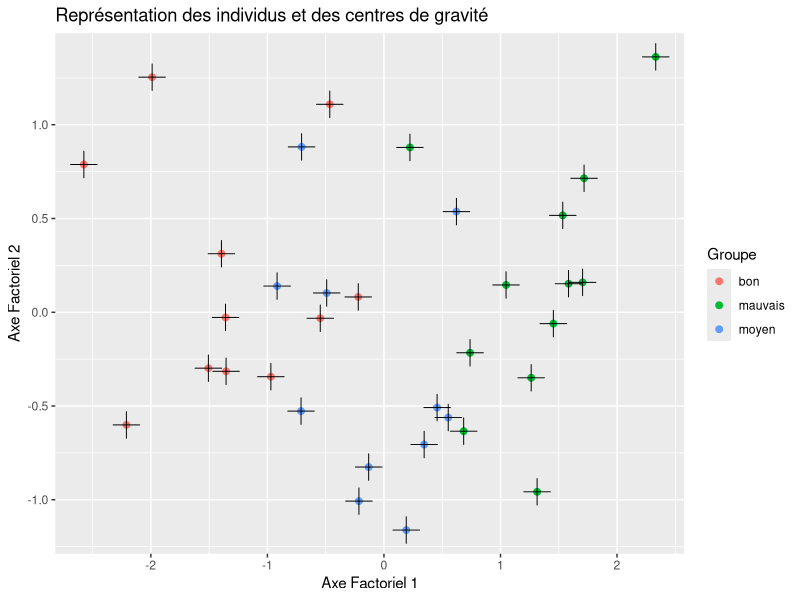

This figure's R source: (Note: this script raises an error after producing the figure.)
## ---- chunk 1
knitr::opts_chunk$set(echo = TRUE)
## ---- chunk 2
# Chargement des packages
library(ggplot2)
library(dplyr)
library(caret)
library(kableExtra)
dataset <- read.table('VIN_QUALITE.txt', header = T)

dataset %>%
  kbl(digits = 2) %>%
  kable_styling(
    bootstrap_options = "striped",
    full_width = FALSE
  ) %>%
  scroll_box(height = "250px")
## ---- chunk 3
MANOVA <- function(data, group_var) {
  
  X <- data %>% dplyr::select(where(is.numeric))
  Y <- as.factor(data[[group_var]])
  
  N <- nrow(X)
  P <- ncol(X)
  K <- length(levels(Y))
  
  XK <- split(X, Y)
  NK <- sapply(XK, nrow)
  GK <- lapply(XK, colMeans)
  G  <- colMeans(X)
  
  Xc <- scale(X, center = TRUE, scale = FALSE)
  SS_tot <- t(Xc) %*% Xc
  
  SS_Intra <- Reduce("+", lapply(XK, function(Xi) {
    Xi_c <- scale(Xi, center = TRUE, scale = FALSE)
    t(Xi_c) %*% Xi_c
  }))
  
  SS_Inter <- SS_tot - SS_Intra
  
  Lambda <- det(SS_Intra) / det(SS_tot)
  
  m <- N - 1 - (P + K) / 2
  V_corrigee <- -m * log(Lambda)
  df <- P * (K - 1)
  p_value <- 1 - pchisq(V_corrigee, df)
  
  list(
    SS_tot = SS_tot,
    SS_Intra = SS_Intra,
    SS_Inter = SS_Inter,
    GK = GK,
    G = G,
    NK = NK,
    P = P,
    N = N,
    K = K,
    Lambda = Lambda,
    V_corrigee = V_corrigee,
    df = df,
    p_value = p_value
  )
}
## ---- chunk 4
AFD <- function(X, Y, SS_Intra, SS_Tot, SS_Inter, nb_axes = 2) {
  
  eig <- eigen(solve(SS_Intra) %*% SS_Inter)
  valeurs_propres <- eig$values
  vecteurs_propres <- eig$vectors
  
  vecteurs_propres_norm <- apply(vecteurs_propres, 2, function(v) v / sqrt(sum(v^2)))
  
  axes_factoriels <- vecteurs_propres_norm[, 1:nb_axes]
  
  Scores <- as.data.frame(as.matrix(X) %*% axes_factoriels)
  colnames(Scores) <- paste0("AF", 1:nb_axes)
  Scores$Groupe <- Y
  
  list(
    Valeurs_propres = valeurs_propres[1:nb_axes],
    Vecteurs_propres = axes_factoriels,
    Scores = Scores
  )
}   
## ---- chunk 5

## ---- chunk 6

## ---- chunk 7
# Préparer les données
X <- dataset %>% dplyr::select(where(is.numeric))
Y <- as.factor(dataset$Qualite)

# Standardiser les variables et convertir en data.frame
X_scaled <- as.data.frame(scale(X, center = TRUE, scale = TRUE))

# Ajouter la variable de groupe
data_scaled <- cbind(X_scaled, Qualite = Y)

# Calculer MANOVA
manova_res <- MANOVA(data_scaled, "Qualite")
SS_intra <- manova_res$SS_Intra
SS_tot   <- manova_res$SS_tot
SS_inter <- manova_res$SS_Inter

# AFD sur les données standardisées
res_afd <- AFD(X_scaled, Y, SS_tot, SS_intra, SS_inter, nb_axes = 2)
res_afd$Scores %>%
  kbl(digits = 3) %>%
  kable_styling(
    bootstrap_options = "striped",
    full_width = FALSE,
    position = "center",
    latex_options = 'striped'
  ) %>%
  scroll_box(height = "350px")

## ---- chunk 8
ggplot(res_afd$Scores, aes(x = AF1, y = AF2, color = Groupe)) +
  geom_point(size = 2) +
  stat_summary(fun = mean, geom = "point", shape = 3, size = 6, color = "black") +
  labs(title = "Représentation des individus et des centres de gravité",
       x = "Axe Factoriel 1",
       y = "Axe Factoriel 2") 
  theme_minimal()
## ---- chunk 9
Scores <- res_afd$Scores
Y1 <- as.factor(Scores$Groupe)
G_fac <- Scores %>%
          group_by(Groupe) %>%
          summarise(AF1 = mean(AF1), AF2 = mean(AF2))

Sc <- as.matrix(Scores[,1:2])

distances <- sapply(c(1:nlevels(Y1)), function(i)
                 {  
                    # on sélectionne le centre de gravité
                    Gt <- as.matrix(G_fac[i,2:3])
                    # on crée une matrice  pour calculer la différence matricielle entre les observations et le centre de gravité
                    Gt <- matrix(Gt, nrow = nrow(Scores), ncol = 2,  byrow = T)
                    # on calcule les distances
                    apply((Sc - Gt)^2 ,1,function(x) {return( sqrt(sum(x)))})
})

distances <- data.frame(distances) ; names(distances) <- levels(Y1)

distances %>% kbl(digits=3) %>%
        kable_styling(bootstrap_options = "striped", full_width = F, position = "center", latex_options = 'stripped') %>%  scroll_box( height = "250px")
## ---- chunk 10
knitr::include_graphics('Distance.jpg')
## ---- chunk 11
classification <- data.frame(Observations = Y1,
                             AFD_Classif = apply(distances, 1, function(x) {return( colnames(distances)[which.min(x)] ) } )
) 
classification %>% kbl(digits=3) %>%
        kable_styling(bootstrap_options = "striped", full_width = F, position = "center", latex_options = 'stripped') %>%  scroll_box( height = "250px")

  # à compléter
## ---- chunk 12
confusion <- confusionMatrix(as.factor(classification$AFD_Classif),
                             as.factor(classification$Observations)
                             )
confusion$table %>% kbl(digits=3) %>%
        kable_styling(bootstrap_options = "striped", full_width = F, position = "center", latex_options = 'stripped') %>%  scroll_box( height = "250px")
# à compléter
## ---- chunk 13
AFD_Classif <- function(Scores, Y1)
{ 
  #-> centre de gravité
  G_fac  <- aggregate(Scores[,-3], by = list(Scores$Class ), mean)
  
  #-> on ôte la première colonne 
  Sc <- as.matrix(Scores[,1:2])
  
  #-> calcule des distances
  distances <- sapply(c(1:nlevels(Y1)), function(i)
                 {  
                    # on sélectionne le centre de gravité
                    Gt <- as.matrix(G_fac[i,2:3])
                    # on crée une matrice  pour calculer la différence matricielle entre les observations et le centre de gravité
                    Gt <- matrix(Gt, nrow = nrow(Scores), ncol = 2,  byrow = T)
                    # on calcule les distances
                    apply((Sc - Gt)^2 ,1,function(x) {return( sqrt(sum(x)))})
                  })

  #-> affectation des noms des groupes
  distances <- data.frame(distances) ; names(distances) <- levels(Y1)
  
  #-> matrice des comparaisons
  classif <- apply(distances,1, function(x) names(x)[which.min(x)])
  compare <- data.frame('classif' = factor(classif), 'gold_st' = Y1)
  
  #-> matrice des confusions
  conf <- confusionMatrix(compare$classif, compare$gold_st)                    

  return(list(centroid  = G_fac,
              distances = distances,
              classif   = compare,
              confusion = conf))
    
}
## ---- chunk 14
data(iris)
X_iris <- iris %>% dplyr::select(where(is.numeric))
Y_iris <- as.factor(iris$Species)
manova_iris <- MANOVA(iris, "Species")
SS_intra_iris <- manova_iris$SS_Intra
SS_tot_iris   <- manova_iris$SS_tot
SS_inter_iris <- manova_iris$SS_Inter
res_afd_iris <- AFD(X_iris, Y_iris, SS_tot_iris, SS_intra_iris, SS_inter_iris, nb_axes = 2)
Scores_iris <- res_afd_iris$Scores
Scores_iris$Class <- Y_iris
class_iris <- AFD_Classif(Scores_iris, Y_iris)

## ---- chunk 15
class_iris$centroid %>% kbl(digits=3) %>%
        kable_styling(bootstrap_options = "striped", full_width = F, position = "center", latex_options = 'stripped') %>%  scroll_box( height = "250px")
## ---- chunk 16
class_iris$distances %>% kbl(digits=3) %>%
        kable_styling(bootstrap_options = "striped", full_width = F, position = "center", latex_options = 'stripped') %>%  scroll_box( height = "250px")
## ---- chunk 17
class_iris$classif %>% kbl(digits=3) %>%
        kable_styling(bootstrap_options = "striped", full_width = F, position = "center", latex_options = 'stripped') %>%  scroll_box( height = "250px")  
## ---- chunk 18
class_iris$confusion$table %>% kbl(digits=3) %>%
        kable_styling(bootstrap_options = "striped", full_width = F, position = "center", latex_options = 'stripped') %>%  scroll_box( height = "250px")
# à compléter
